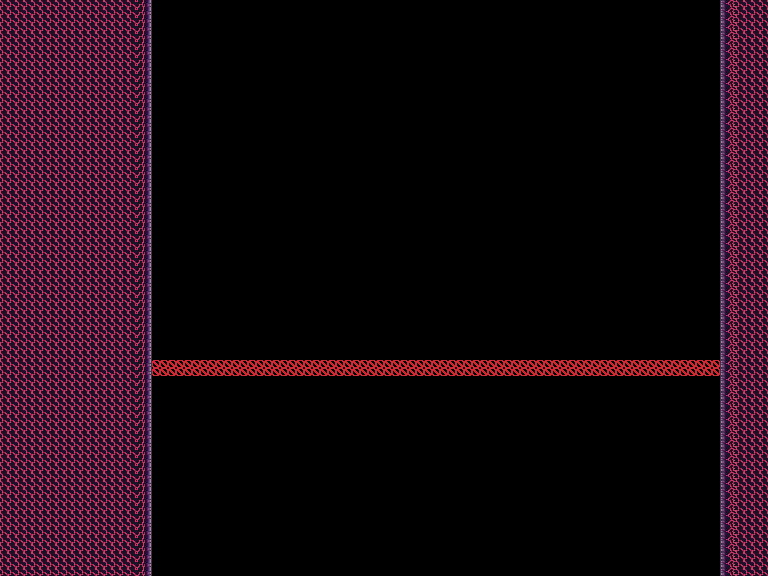

Rendered tile map (Tiled .tmx) drawn with the repository's tilesets; below, a short description and the map source with its tile grids summarised:
An orthogonal 96x72 tile map with 8x8 px tiles, 5 tile layers (draft, bg, fg, entity, ...), 2 tilesets.

<map version="1.9" tiledversion="1.9.2" orientation="orthogonal" renderorder="right-down" width="96" height="72" tilewidth="8" tileheight="8" infinite="0" nextlayerid="7" nextobjectid="1">
 <editorsettings>
  <export target="../../assets/world/room/fire9.json" format="json" />
 </editorsettings>
 <tileset firstgid="1" source="../rules/tools/tools.tsx" />
 <tileset firstgid="325" source="../tilesets/fire.tsx" />
 <layer id="1" name="draft" width="96" height="72">
  <data>[6912 cells, 1800 non-empty, 1 distinct tile ids]</data>
 </layer>
 <layer id="2" name="bg" width="96" height="72">
  <data>[6912 cells, 0 non-empty, 0 distinct tile ids]</data>
 </layer>
 <layer id="3" name="fg" width="96" height="72">
  <data>[6912 cells, 0 non-empty, 0 distinct tile ids]</data>
 </layer>
 <layer id="4" name="entity" width="96" height="72">
  <data>[6912 cells, 144 non-empty, 1 distinct tile ids]</data>
 </layer>
 <layer id="6" name="map" width="96" height="72">
  <data>[6912 cells, 1800 non-empty, 5 distinct tile ids]</data>
 </layer>
</map>
